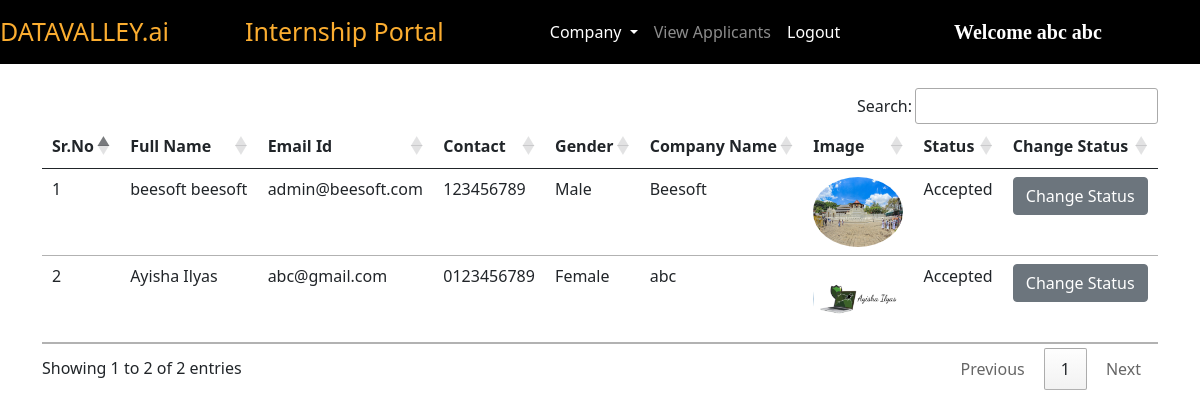
/accepted_companies/ (signed in), run on the app's committed database.
### intern/models.py (models this page shows, shortened)
class Company(models.Model):
    user = models.ForeignKey(User, on_delete=models.CASCADE)
    phone = models.CharField(max_length=10)
    image = models.ImageField(upload_to="")
    gender = models.CharField(max_length=10)
    type = models.CharField(max_length=15)
    status = models.CharField(max_length=20)
    company_name = models.CharField(max_length=100)

### intern/views.py (the view)
# urls.py: path("accepted_companies/", views.accepted_companies, name="accepted_companies"),
def accepted_companies(request):
    if not request.user.is_authenticated:
        return redirect("/admin_login")
    companies = Company.objects.filter(status="Accepted")
    return render(request, "accepted_companies.html", {'companies':companies})

### intern/templates/accepted_companies.html (shortened to what this page needs)
{% extends 'admin_navbar.html' %}
{% block body %}
<div class="container mt-4">
<table class="table table-hover" id="example">
    <thead>
        <tr>
            <th>Sr.No</th>
            <th>Full Name</th>
            <th>Email Id</th>
            <th>Contact</th>
            <th>Gender</th>
            <th>Company Name</th>
            <th>Image</th>
            <th>Status</th>
            <th>Change Status</th>
        </tr>
    </thead>
    <tbody>
        {% for company in companies %}
        <tr>
            <td>{{forloop.counter}}</td>
            <td>{{company.user.get_full_name}}</td>
            <td>{{company.user.email}}</td>
            <td>{{company.phone}}</td>
            <td>{{company.gender}}</td>
            <td>{{company.company_name}}</td>
            <td><img src="{{company.image.url}}" class="rounded-circle" width="90px" height="70px"></td>
            <td>{{company.status}}</td>
            <td><a href="/change_status/{{company.id}}/" class="btn btn-secondary">Change Status</a></td>
        </tr>
        {% endfor %}
    </tbody>
</table>
</div>
{% endblock %}

### intern/templates/admin_navbar.html (shortened to what this page needs)
<!doctype html>
<html lang="en">
<head>
  <link href="https://cdn.jsdelivr.net/npm/bootstrap@5.0.2/dist/css/bootstrap.min.css" rel="stylesheet"
>
  <link rel="stylesheet" href="https://cdn.datatables.net/1.10.25/css/jquery.dataTables.min.css">
  <link rel="stylesheet" href="https://cdn.datatables.net/buttons/1.7.1/css/buttons.dataTables.min.css">
</head>
<body>
  <nav class="navbar navbar-expand-lg navbar-dark">
      <a class="navbar-brand" href="/"><span class="head1">DATAVALLEY.ai</span></a>
      <a class="navbar-brand" href="#"><span class="head1" style="margin-left: 60px;">Internship Portal</span></a>
      <div class="container w-50">
      <div class="collapse navbar-collapse" id="navbarSupportedContent">
        <ul class="navbar-nav me-auto mb-2 mb-lg-0">
          <div class="collapse navbar-collapse" id="navbarNavDarkDropdown">
            <ul class="navbar-nav">
              <li class="nav-item dropdown">
                <a class="nav-link active dropdown-toggle" href="#" id="navbarDarkDropdownMenuLink" role="button" data-bs-toggle="dropdown" aria-expanded="false">
                  Company
                </a>
              </li>
            </ul>
          </div>
          <li class="nav-item">
            <a class="nav-link {% block view_applicants %} {% endblock %}" href="/view_applicants/">View Applicants</a>
          </li>
          <li class="nav-item">
            <a class="nav-link active" href="/logout/">Logout</a>
          </li>
        </ul>
        <a class="navbar-brand" style="font-weight: bold; font-family: 'Times New Roman', Times, serif;" href="#">Welcome {{request.user.get_full_name}}</a>
      </div>
      </div>
  </nav>
  {% block body %}
  {% endblock %}
</body>
</html>

### intern/templates/admin_navbar.html (style rules this page uses)
.navbar { background-color: #000; }
.head1 { color: #FBAD30; font-size: 25px; height: 50px; }

### data on the page
Company: user.get_full_name "beesoft beesoft", user.email "admin@beesoft.com", phone "123456789", gender "Male", company_name "Beesoft", image (picture), status "Accepted"
Company: user.get_full_name "Ayisha Ilyas", user.email "abc@gmail.com", phone "0123456789", gender "Female", company_name "abc", image (picture), status "Accepted"

### other printed values
{{ request.user.get_full_name }} "abc abc"
